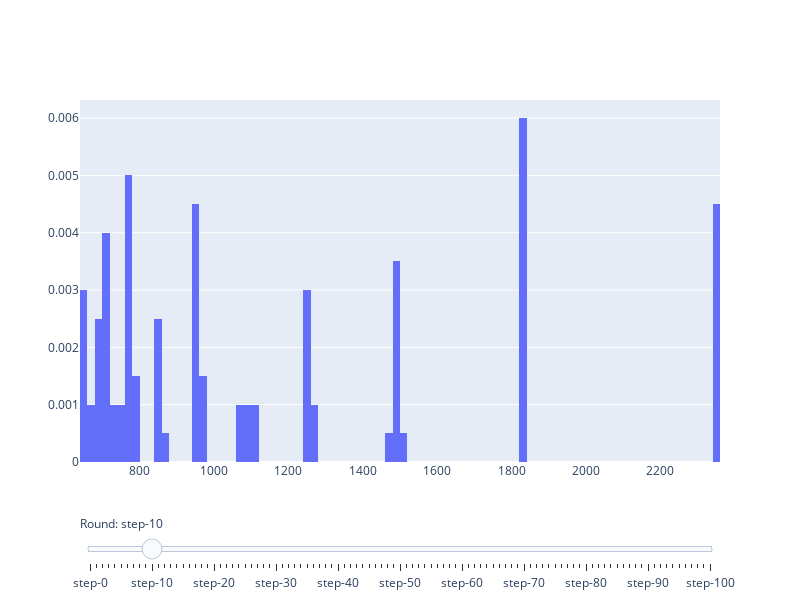

The code cell stored with this chart in its notebook:
### Markdown cell above
## 1.1 scaling_factor = 0.5

### Code cell
num_people = 100
interest_rate = 0.05
scaling_factor = 0.5
iteration_time = 100

wealth_distribution = simulate_society(num_people, interest_rate, scaling_factor, iteration_time)
plot_wealth_distribution(wealth_distribution)
